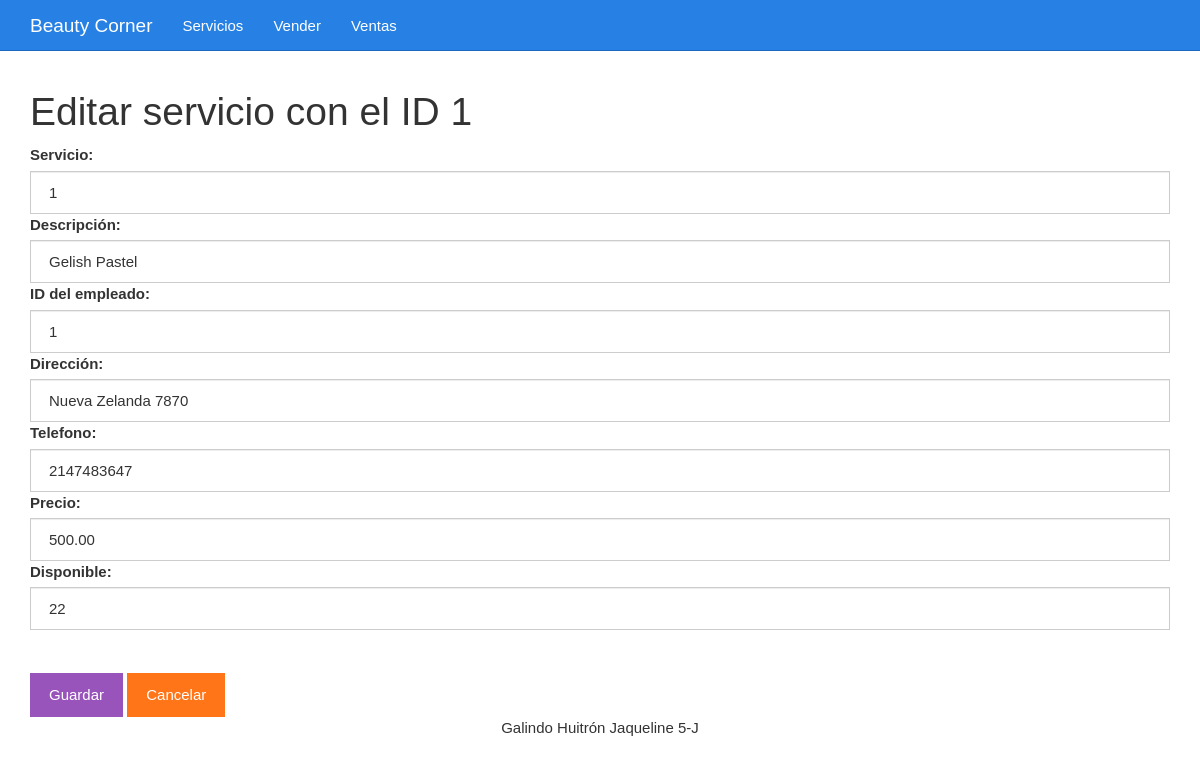
Before: /editar.php?id=1 with the older database file.
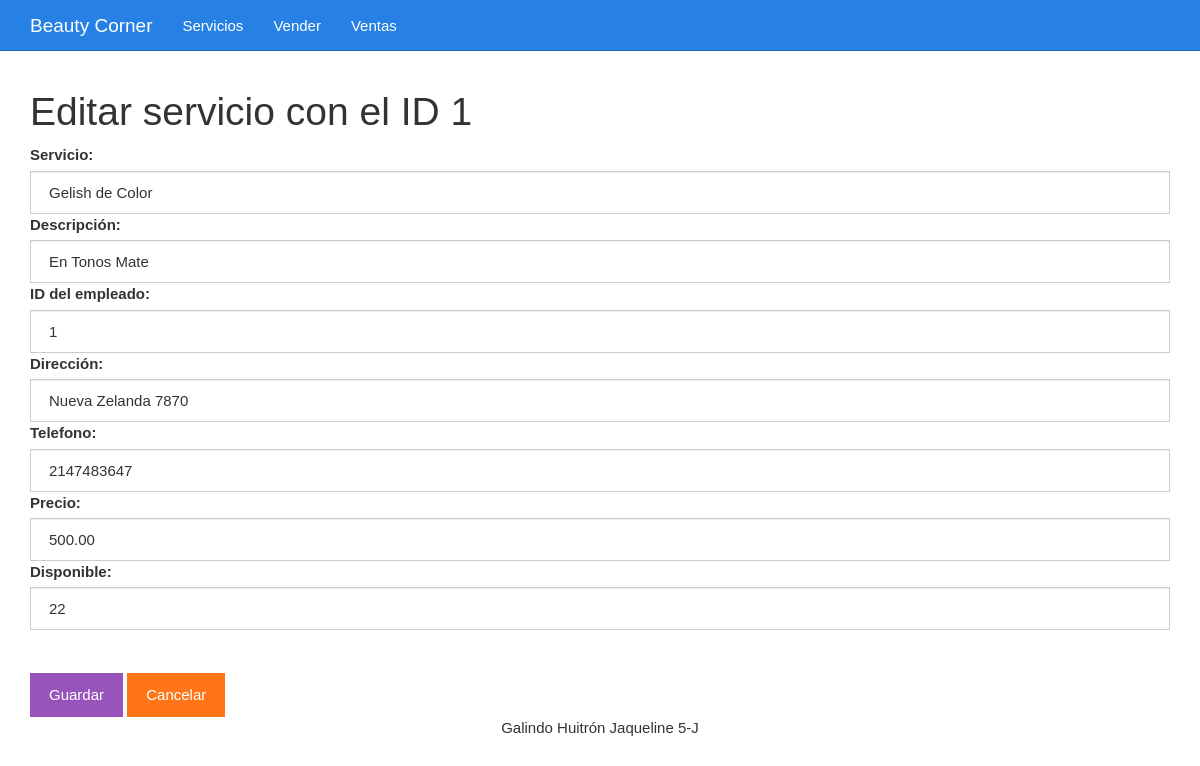
After: the same page with the newer database file.
### tables this page shows
CREATE TABLE `servicios` (
  `id` int(11) NOT NULL,
  `nomServicio` varchar(100) NOT NULL,
  `descripcion` varchar(100) NOT NULL,
  `idempleado` varchar(50) NOT NULL,
  `direccion` varchar(100) NOT NULL,
  `telefono` int(10) NOT NULL,
  `precio` decimal(10,2) NOT NULL,
  `disponible` int(11) NOT NULL
);

### editar.php (the view, shortened to what this page needs)
<?php
$id = $_GET["id"];
include_once "base_de_datos.php";
$sentencia = $base_de_datos->prepare("SELECT * FROM servicios WHERE id = ?;");
$sentencia->execute([$id]);
$servicio = $sentencia->fetch(PDO::FETCH_OBJ);
?>
<?php include_once "encabezado.php" ?>
	<div class="col-xs-12">
		<h1>Editar servicio con el ID <?php echo $servicio->id; ?></h1>
		<form method="post" action="guardarDatosEditados.php">
			<label for="nomServicio">Servicio:</label>
			<input value="<?php echo $servicio->nomServicio ?>" class="form-control" name="nomServicio" required type="text" id="nomServicio" placeholder="Escribe el Servicio">
			<label for="descripcion">Descripción:</label>
			<input value="<?php echo $servicio->descripcion ?>" class="form-control" name="descripcion" required type="text" id="descripcion" placeholder="Descripción">
			<label for="idempleado">ID del empleado:</label>
			<input value="<?php echo $servicio->idempleado ?>" class="form-control" name="idempleado" required type="text" id="idempleado" placeholder="ID del empleado">
			<label for="direccion">Dirección:</label>
			<input value="<?php echo $servicio->direccion ?>" class="form-control" name="direccion" required type="text" id="direccion" placeholder="Dirección">
			<label for="telefono">Telefono:</label>
			<input value="<?php echo $servicio->telefono ?>" class="form-control" name="telefono" required type="text" id="telefono" placeholder="Escribe el Telefono">
			<label for="precio">Precio:</label>
			<input value="<?php echo $servicio->precio ?>" class="form-control" name="precio" required type="text" id="precio" placeholder="Escribe el Precio">
			<label for="disponible">Disponible:</label>
			<input value="<?php echo $servicio->disponible ?>" class="form-control" name="disponible" required type="text" id="disponible" placeholder="Disponible">
			<br><br><input class="btn btn-info" type="submit" value="Guardar">
			<a class="btn btn-warning" href="./listar.php">Cancelar</a>
		</form>
	</div>
<?php include_once "pie.php" ?>

Changed rows visible on the page:
changed servicios "Nueva Zelanda 7870": nomServicio "1" → "Gelish de Color"; descripcion "Gelish Pastel" → "En Tonos Mate"
